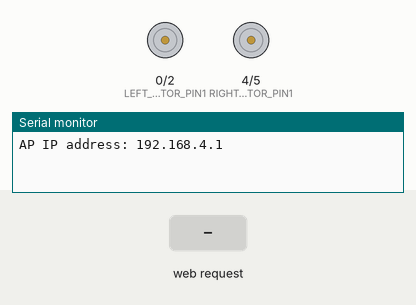
Recording of a sketch running on a simulated ESP8266 (NodeMCU). On the bench: motor-driver pin pairs drawn as motors (green arrow = first pin HIGH = forward, orange = second pin HIGH = backward, longer = more drive), the last lines printed to the serial monitor. The inputs (shaded band) are chosen by the test bench.

Above: at 1.2 s.
1.3 s: HTTP request GET /?State=F received
At 2.0 s:
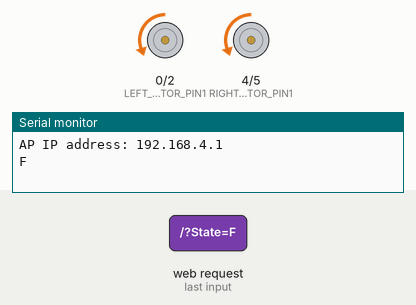
2.8 s: HTTP request GET /?State=B received
At 3.2 s:
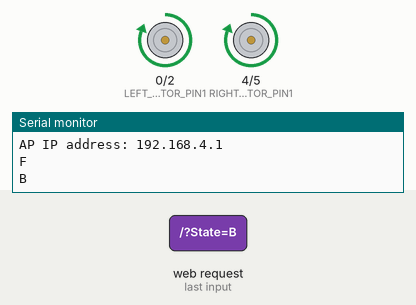
4.3 s: HTTP request GET /?State=L received
At 5.5 s:
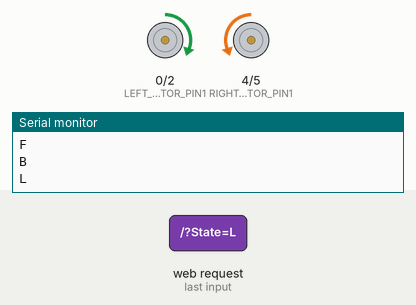
5.8 s: HTTP request GET /?State=R received
At 6.7 s:
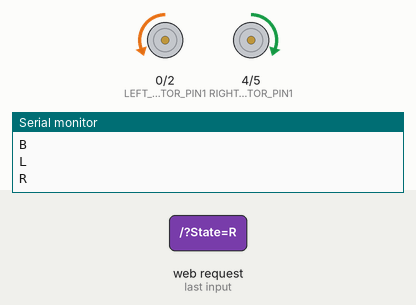
7.3 s: HTTP request GET /?State=B received
At 7.8 s:
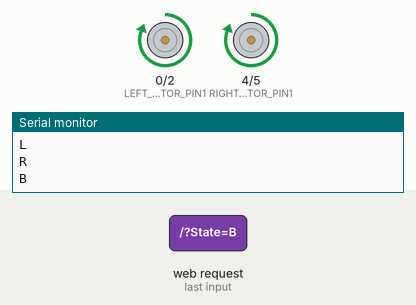
Timing chart, 0 to 9.8 s (numbered marks = the images above; inputs shaded):
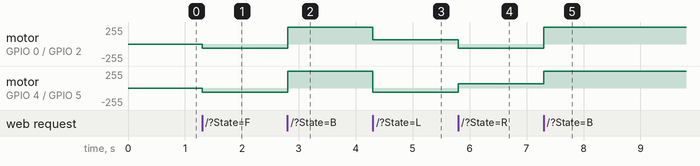

The sketch:

sketch_oct26a.ino
```cpp
#define RIGHT_MOTOR_PIN2  5          // L298N in1 motors Right           D1
#define RIGHT_MOTOR_PIN1  4          // L298N in2 motors Right           D2
#define LEFT_MOTOR_PIN2  2          // L298N in3 motors Left            GPIO2(D4)
#define LEFT_MOTOR_PIN1  0          // L298N in4 motors Left            GPIO0(D3)

#include <ESP8266WiFi.h>
#include <WiFiClient.h>
#include <ESP8266WebServer.h>
//#include <SoftwareSerial.h>

//Create software serial object to communicate with SIM800L
//SoftwareSerial mySerial(12,14); //SIM800L Tx & Rx is connected to Arduino #3 & #2

String command;             //String to store app command state.


const char* ssid = "Huong Nam 2.4GHz";
//const char* password = "0868475996";
ESP8266WebServer server(80);

void setup() {

 pinMode(RIGHT_MOTOR_PIN1, OUTPUT);
 pinMode(RIGHT_MOTOR_PIN2, OUTPUT);
 pinMode(LEFT_MOTOR_PIN1, OUTPUT);
 pinMode(LEFT_MOTOR_PIN2, OUTPUT);

  //Serial.begin(115200);

  //Begin serial communication with Arduino and Arduino IDE (Serial Monitor)
  Serial.begin(9600);
/*
  //Begin serial communication with Arduino and SIM800L
  mySerial.begin(115200);

  Serial.println("Starting time ...");
  delay(1000);

  mySerial.println("AT"); //Once the handshake test is successful, it will back to OK
  updateSerial();
  mySerial.println("AT+CSQ"); //Signal quality test, value range is 0-31 , 31 is the best
  updateSerial();
  mySerial.println("AT+CCID"); //Read SIM information to confirm whether the SIM is plugged
  updateSerial();
  mySerial.println("AT+CREG?"); //Check whether it has registered in the network
  updateSerial();
  mySerial.println("AT"); //Once the handshake test is successful, it will back to OK
  updateSerial();
  mySerial.println("AT+CMGF=1"); // Configuring TEXT mode
  updateSerial();
  mySerial.println("AT+CMGS=\"+84868475996\"");//change ZZ with country code and xxxxxxxxxxx with phone number to sms
  updateSerial();
  mySerial.print("Hello Pham Nam"); //text content
  updateSerial();
  mySerial.write(26);
*/
// Connecting WiFi

  WiFi.mode(WIFI_AP);
  WiFi.softAP(ssid);

  IPAddress myIP = WiFi.softAPIP();
  Serial.print("AP IP address: ");
  Serial.println(myIP);

 // Starting WEB-server
     server.on ( "/", HTTP_handleRoot );
     server.onNotFound ( HTTP_handleRoot );
     server.begin();
}

void goAhead(){

   analogWrite(RIGHT_MOTOR_PIN1,0);
   analogWrite(RIGHT_MOTOR_PIN2,255);
   analogWrite(LEFT_MOTOR_PIN1,0);
   analogWrite(LEFT_MOTOR_PIN2,255);

  }

void goBack(){

   analogWrite(RIGHT_MOTOR_PIN1,1023);
   analogWrite(RIGHT_MOTOR_PIN2,0);
   analogWrite(LEFT_MOTOR_PIN1,1023);
   analogWrite(LEFT_MOTOR_PIN2,0);

  }

void goRight(){

   analogWrite(RIGHT_MOTOR_PIN1,255);
   analogWrite(RIGHT_MOTOR_PIN2,0);
   analogWrite(LEFT_MOTOR_PIN1,0);
   analogWrite(LEFT_MOTOR_PIN2,255);
  }

void goLeft(){

   analogWrite(RIGHT_MOTOR_PIN1,0);
   analogWrite(RIGHT_MOTOR_PIN2,255);
   analogWrite(LEFT_MOTOR_PIN1,255);
   analogWrite(LEFT_MOTOR_PIN2,0);
  }

void goAheadRight(){

   analogWrite(RIGHT_MOTOR_PIN1,0);
   analogWrite(RIGHT_MOTOR_PIN2,200);
   analogWrite(LEFT_MOTOR_PIN1,0);
   analogWrite(LEFT_MOTOR_PIN2,200);
   }

void goAheadLeft(){

   analogWrite(RIGHT_MOTOR_PIN1,0);
   analogWrite(RIGHT_MOTOR_PIN2,255);
   analogWrite(LEFT_MOTOR_PIN1,0);
   analogWrite(LEFT_MOTOR_PIN2,255);
  }

void goBackRight(){

   analogWrite(RIGHT_MOTOR_PIN1,255);
   analogWrite(RIGHT_MOTOR_PIN2,0);
   analogWrite(LEFT_MOTOR_PIN1,255);
   analogWrite(LEFT_MOTOR_PIN2,0);
  }

void goBackLeft(){

   analogWrite(RIGHT_MOTOR_PIN1,255);
   analogWrite(RIGHT_MOTOR_PIN2,0);
   analogWrite(LEFT_MOTOR_PIN1,255);
   analogWrite(LEFT_MOTOR_PIN2,0);
  }

void stopRobot(){

      digitalWrite(RIGHT_MOTOR_PIN1, LOW);
      digitalWrite(RIGHT_MOTOR_PIN2, LOW);
      digitalWrite(LEFT_MOTOR_PIN1, LOW);
      digitalWrite(LEFT_MOTOR_PIN2, LOW);

 }

void loop() {

      server.handleClient();
      //updateSerial();
      command = server.arg("State");
      if (command == "F") goAhead();
      else if (command == "B") goBack();
      else if (command == "L") goLeft();
      else if (command == "R") goRight();
      else if (command == "I") goAheadRight();
      else if (command == "G") goAheadLeft();
      else if (command == "J") goBackRight();
      else if (command == "H") goBackLeft();
      /*else if (command == "0") speedCar = 400;
      else if (command == "1") speedCar = 470;
      else if (command == "2") speedCar = 540;
      else if (command == "3") speedCar = 610;
      else if (command == "4") speedCar = 680;
      else if (command == "5") speedCar = 750;
      else if (command == "6") speedCar = 820;
      else if (command == "7") speedCar = 890;
      else if (command == "8") speedCar = 960;
      else if (command == "9") speedCar = 1023;*/
      else if (command == "S") stopRobot();
}
/*void updateSerial()
{
  delay(500);
  while (Serial.available())
  {
    mySerial.write(Serial.read());//Forward what Serial received to Software Serial Port
  }
  while(mySerial.available())
  {
    Serial.write(mySerial.read());//Forward what Software Serial received to Serial Port
  }
}*/
void HTTP_handleRoot(void) {

if( server.hasArg("State") ){
       Serial.println(server.arg("State"));
  }
  server.send ( 200, "text/html", "" );
  delay(1);
}
```

Measured:
- after the input at 1.3 s, motor on GPIO 0 (LEFT_MOTOR_PIN1) / GPIO 2 (LEFT_MOTOR_PIN2), motor on GPIO 4 (RIGHT_MOTOR_PIN1) / GPIO 5 (RIGHT_MOTOR_PIN2): stopped → backward 63/255 at once
- after the input at 2.8 s, motor on GPIO 0 (LEFT_MOTOR_PIN1) / GPIO 2 (LEFT_MOTOR_PIN2), motor on GPIO 4 (RIGHT_MOTOR_PIN1) / GPIO 5 (RIGHT_MOTOR_PIN2): backward 63/255 → forward 255/255 at once
- after the input at 4.3 s, motor on GPIO 0 (LEFT_MOTOR_PIN1) / GPIO 2 (LEFT_MOTOR_PIN2): forward 255/255 → forward 63/255 at once; motor on GPIO 4 (RIGHT_MOTOR_PIN1) / GPIO 5 (RIGHT_MOTOR_PIN2): forward 255/255 → backward 63/255 at once
- after the input at 5.8 s, motor on GPIO 0 (LEFT_MOTOR_PIN1) / GPIO 2 (LEFT_MOTOR_PIN2): forward 63/255 → backward 63/255 at once; motor on GPIO 4 (RIGHT_MOTOR_PIN1) / GPIO 5 (RIGHT_MOTOR_PIN2): backward 63/255 → forward 63/255 at once
- after the input at 7.3 s, motor on GPIO 0 (LEFT_MOTOR_PIN1) / GPIO 2 (LEFT_MOTOR_PIN2): backward 63/255 → forward 255/255 at once; motor on GPIO 4 (RIGHT_MOTOR_PIN1) / GPIO 5 (RIGHT_MOTOR_PIN2): forward 63/255 → forward 255/255 at once
